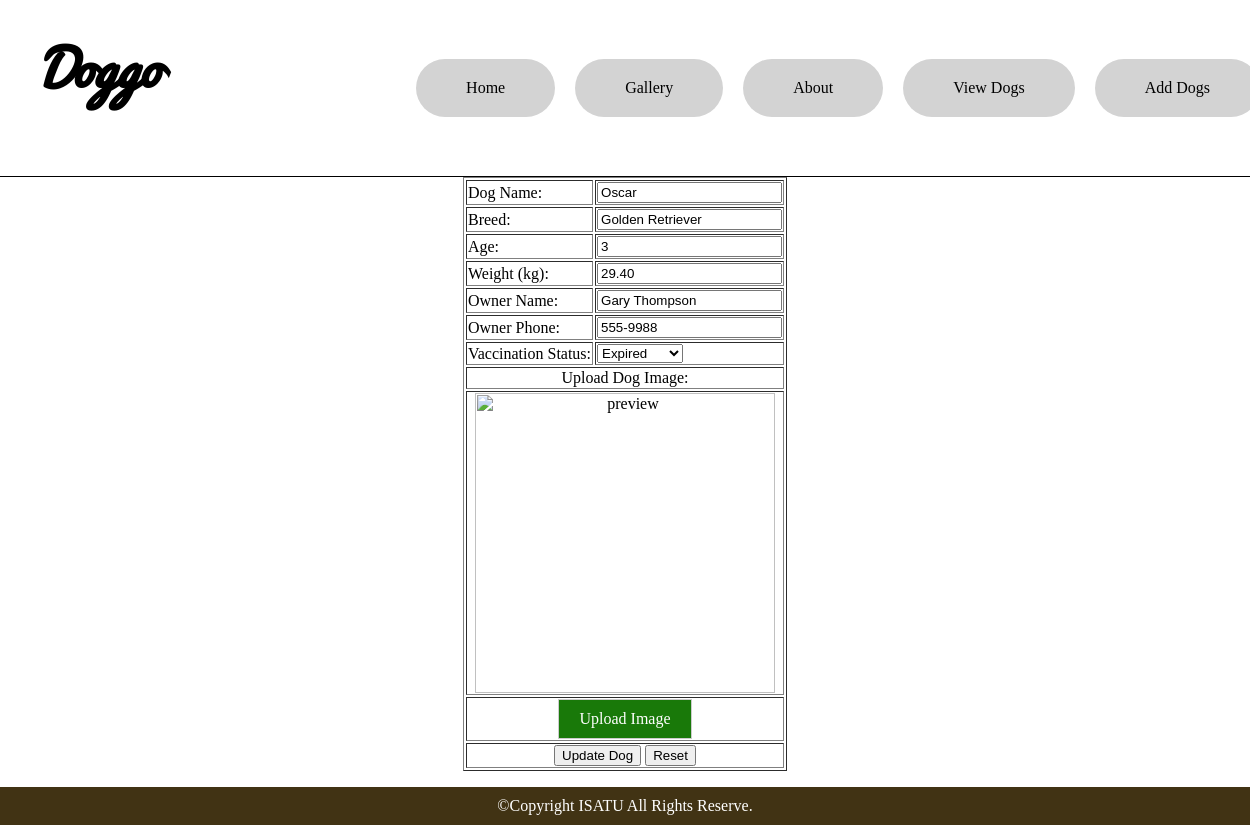
The app's page /index.php?command=editDog&dog_id=21 with its own data.
### tables this page shows
CREATE TABLE `dog_records` (
  `dog_id` int(11) NOT NULL,
  `dog_name` varchar(100) NOT NULL,
  `dog_breed` varchar(100) NOT NULL,
  `dog_birthdate` date DEFAULT NULL,
  `dog_age` int(11) DEFAULT NULL,
  `dog_weight` decimal(5,2) DEFAULT NULL,
  `owner_name` varchar(100) DEFAULT NULL,
  `owner_phone` varchar(15) DEFAULT NULL,
  `vaccination_status` varchar(50) DEFAULT NULL,
  `img_dir` varchar(255) NOT NULL
);

### model/model.php (called while the page is built, shortened)
<?php
class Model
{
    public $db = null;
    function __construct()
    {
        try {
            $this->db = new mysqli('localhost', 'root', '', 'dogs');
        } catch (mysqli_sql_exception $e) {
            exit('Database connection could not be established.');
        }
    }
    public function fetchDogById($dog_id)
    {
        $dog = null;
        if ($dog_id) {
            $stmt = $this->db->prepare("SELECT * FROM dog_records WHERE dog_id = ?");
            $stmt->bind_param("i", $dog_id);
            $stmt->execute();
            $result = $stmt->get_result();
            if ($result && $result->num_rows > 0) {
                $dog = $result->fetch_object();
            }
        }
        return $dog;
    }
}
?>

### view/editdog.php (the view, shortened to what this page needs)
<!DOCTYPE html>
<html>
<head>
</head>
<body>
    <form action="index.php?command=updateDog" method="post" enctype="multipart/form-data">
        <table align="center" border="1">
            <tr>
                <td>Dog Name:</td>
                <td><input type="text" name="dog_name" value="<?php echo htmlspecialchars($dog->dog_name); ?>" required></td>
            </tr>
            <tr>
                <td>Breed:</td>
                <td>
                    <input list="breeds" name="dog_breed" value="<?php echo htmlspecialchars($dog->dog_breed); ?>" required>
                </td>
            </tr>
            <tr>
                <td>Age:</td>
                <td><input type="number" name="dog_age" value="<?php echo htmlspecialchars($dog->dog_age); ?>" required></td>
            </tr>
            <tr>
                <td>Weight (kg):</td>
                <td><input type="number" step="0.01" name="dog_weight" value="<?php echo htmlspecialchars($dog->dog_weight); ?>" required></td>
            </tr>
            <tr>
                <td>Owner Name:</td>
                <td><input type="text" name="owner_name" value="<?php echo htmlspecialchars($dog->owner_name); ?>" required></td>
            </tr>
            <tr>
                <td>Owner Phone:</td>
                <td><input type="text" name="owner_phone" value="<?php echo htmlspecialchars($dog->owner_phone); ?>" required></td>
            </tr>
            <tr>
                <td>Vaccination Status:</td>
                <td>
                    <select name="vaccination_status" required>
                        <option value="Expired" <?php echo ($dog->vaccination_status == 'Expired') ? 'selected' : ''; ?>>Expired</option>
                    </select>
                </td>
            </tr>
            <tr>
                <td colspan="2" align="center">Upload Dog Image:</td>
            </tr>
            <tr>
                <td colspan="2" align="center">
                    <img src="<?php echo !empty($dog->img_dir) ? htmlspecialchars($dog->img_dir) : 'uploads/preview.jpg'; ?>" id="previewImage" alt="preview" width="300" height="300">
                </td>
            </tr>
            <tr>
                <td colspan="2" align="center">
                    <label for="fileToUpload" class="custom-file-button">Upload Image</label>
                </td>
            </tr>
            <tr>
                <td colspan="2" align="center">
                    <input type="submit" value="Update Dog" name="updateRecords">
                    <input type="reset" value="Reset">
                </td>
            </tr>
        </table>
    </form>
</body>
</html>

### css/style.css (style rules this page uses)
body { margin: 0; padding: 0; display: flex; flex-direction: column; min-height: 100vh; }

### view/editdog.php (style rules this page uses)
.custom-file-button { border: 1px solid #ccc; display: inline-block; padding: 10px 20px; cursor: pointer; background-color: #197909; color: #fff; }

### records on screen
dog_records: dog_name "Oscar", dog_breed "Golden Retriever", dog_age "3", dog_weight "29.40", owner_name "Gary Thompson", owner_phone "555-9988"
